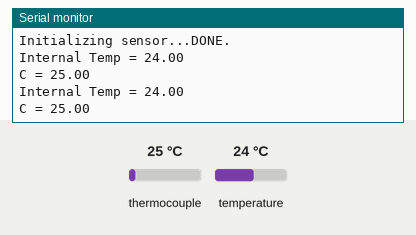
The sketch below on a simulated Arduino Uno, built with avr-gcc and run on an emulated ATmega328P. Parts: the last lines printed to the serial monitor. Inputs (shaded band) come from the test bench; at power-on: thermocouple 25 °C, temperature 24 °C.

Above: at 1.7 s.
1.8 s: thermocouple set to 6 °C
At 3.1 s:
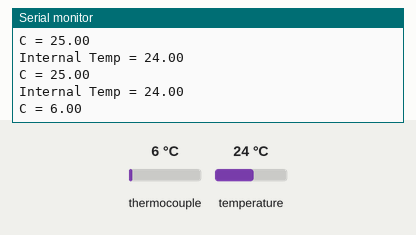
3.3 s: temperature set to 12 °C
At 4.3 s:
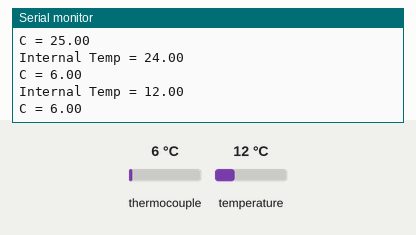
4.8 s: thermocouple set to 75 °C
At 6.1 s:
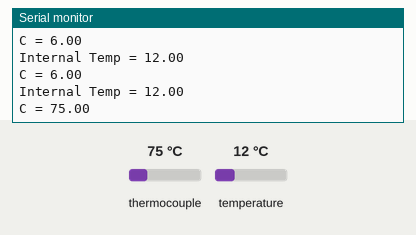
6.3 s: temperature set to 19 °C
At 7.2 s:
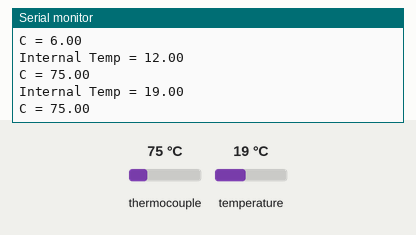
Timing chart, 0 to 8.8 s (numbered marks = the images above; inputs shaded):
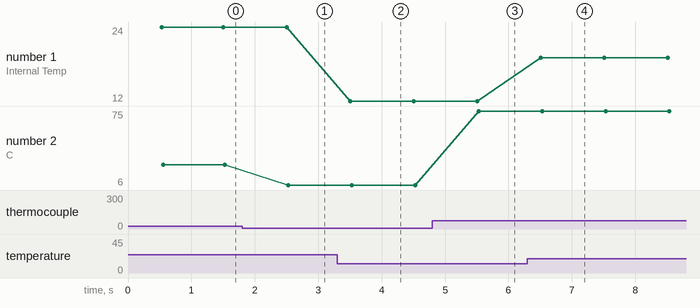

The sketch:

main.ino
```cpp
#include <SPI.h>
#include "Adafruit_MAX31855.h"

#define MAXDO   5
#define MAXCS   6
#define MAXCLK  7

Adafruit_MAX31855 thermocouple(MAXCLK, MAXCS, MAXDO);

void setup() {
  Serial.begin(9600);

  while (!Serial) delay(1); // wait for Serial on Leonardo/Zero, etc

  Serial.println("MAX31855 test");
  // wait for MAX chip to stabilize
  delay(500);

  Serial.print("Initializing sensor...");
  if (!thermocouple.begin()) {
    Serial.println("ERROR.");
    while (1) delay(10);
  }
  Serial.println("DONE.");
}

void loop() {
   Serial.print("Internal Temp = ");
   Serial.println(thermocouple.readInternal());

   double c = thermocouple.readCelsius();
   if (isnan(c)) {
     Serial.println("Something wrong with thermocouple!");
   } else {
     Serial.print("C = ");
     Serial.println(c);
   }

   delay(1000);
}
```

Measured:
- after the input at 1.8 s, the serial monitor: prints a new line after 0.73 s (image 1)
- after the input at 3.3 s, the serial monitor: prints a new line after 0.21 s (image 2)
- after the input at 4.8 s, the serial monitor: prints a new line after 0.73 s (image 3)
- after the input at 6.3 s, the serial monitor: prints a new line after 0.21 s (image 4)
- plotted number 1: 24 → 12 after the input at 3.3 s, 12 → 19 after the input at 6.3 s
- plotted number 2: 25 → 6 after the input at 1.8 s, 6 → 75 after the input at 4.8 s
